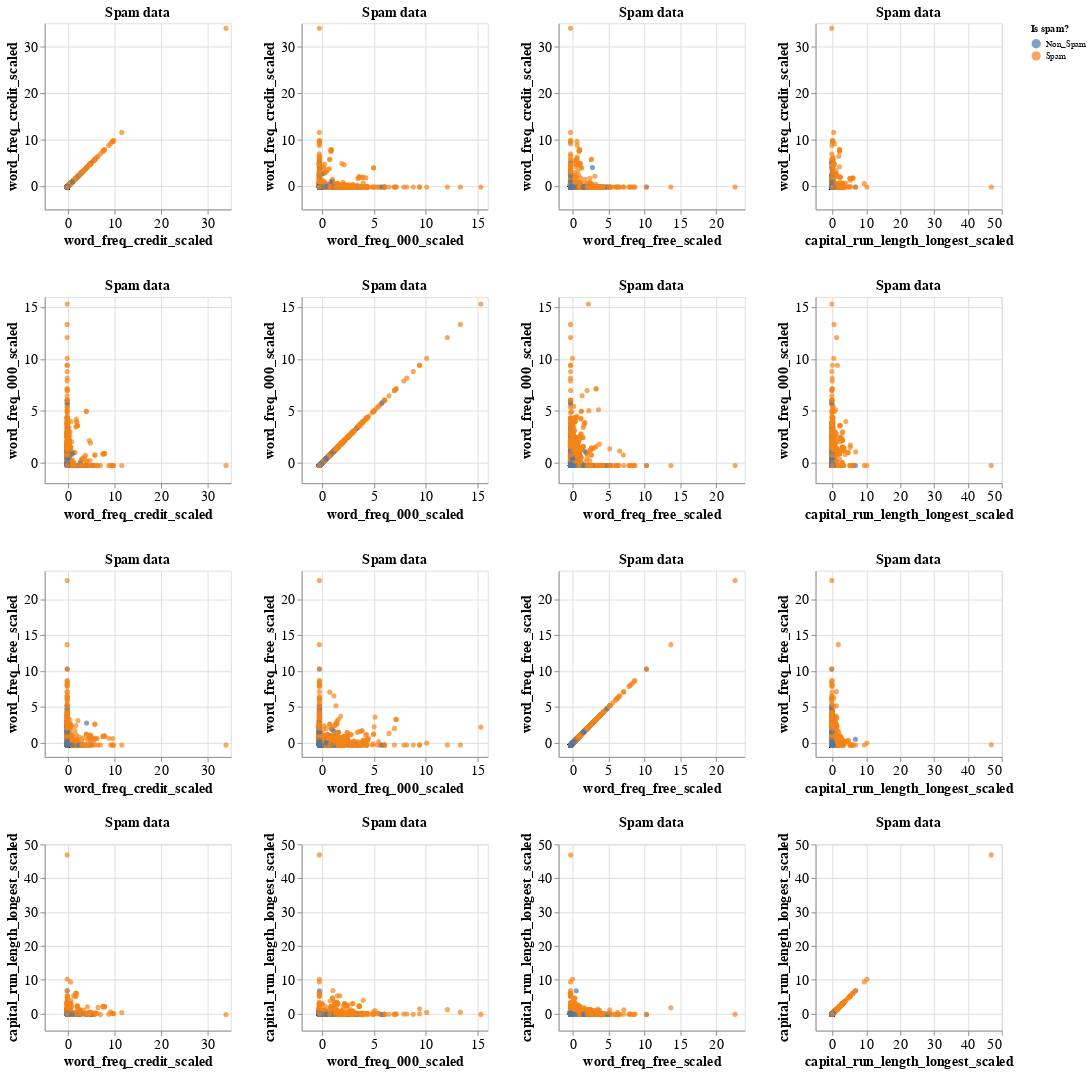

The code cell stored with this chart in its notebook:
### Code cell
#exploratory data analysis graph. This is scaled training data but the data seems to be crammed together because of the scale of the axis
#dispite scaling. Most of the action seems to be happening below x or y = 2 so we can "zoom in" on that section to take a closer look

# we are also using multiple prediction variables, so to avoid multidimentional graphs, we used a repeat chart
exploratory_matrix = (
    alt.Chart(spam_train_scaled, title = "Spam data")
    .mark_circle()
    .encode(
        x = alt.X(alt.repeat("column"), type = "quantitative"), 
        y = alt.Y(alt.repeat("row"), type = "quantitative"),
        color = alt.Color("is_spam:N", title = "Is spam?")
    )
    .properties(width=200, height=200)
    .repeat(row = predictor_variables_scaled, column = predictor_variables_scaled)
    .configure_axis(labelFontSize = 15, titleFontSize = 15)
    .configure_title(fontSize = 15)
   )

exploratory_matrix

### Figure 1 — Vega-Lite specification as saved in the notebook (floating-point values rounded to 4 significant figures; data arrays with more than 128 entries replaced by an {"elided": "..."} marker saying what was removed)
{"config": {"view": {"continuousWidth": 400, "continuousHeight": 300}, "axis": {"labelFontSize": 15, "titleFontSize": 15}, "title": {"fontSize": 15}}, "repeat": {"column": ["word_freq_credit_scaled", "word_freq_000_scaled", "word_freq_free_scaled", "capital_run_length_longest_scaled"], "row": ["word_freq_credit_scaled", "word_freq_000_scaled", "word_freq_free_scaled", "capital_run_length_longest_scaled"]}, "spec": {"data": {"name": "data-3065c75ffb8a4697eb7f222951636419"}, "mark": "circle", "encoding": {"color": {"field": "is_spam", "title": "Is spam?", "type": "nominal"}, "x": {"field": {"repeat": "column"}, "type": "quantitative"}, "y": {"field": {"repeat": "row"}, "type": "quantitative"}}, "height": 200, "title": "Spam data", "width": 200}, "$schema": "https://vega.github.io/schema/vega-lite/v4.17.0.json", "datasets": {"data-3065c75ffb8a4697eb7f222951636419": {"elided": "3450 records"}}}
